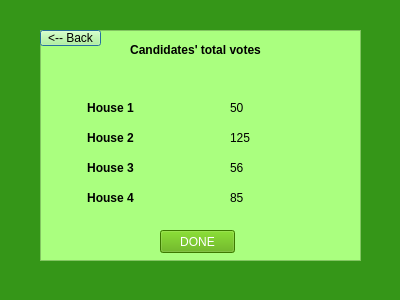
<?xml version="1.0" encoding="UTF-8"?>
<ui version="4.0">
 <class>Dialog</class>
 <widget class="QDialog" name="Dialog">
  <property name="geometry">
   <rect>
    <x>0</x>
    <y>0</y>
    <width>400</width>
    <height>300</height>
   </rect>
  </property>
  <property name="windowTitle">
   <string>Dialog</string>
  </property>
  <property name="styleSheet">
   <string notr="true">background-color: rgb(53, 150, 24);</string>
  </property>
  <widget class="QFrame" name="frame_2">
   <property name="geometry">
    <rect>
     <x>40</x>
     <y>30</y>
     <width>321</width>
     <height>231</height>
    </rect>
   </property>
   <property name="styleSheet">
    <string notr="true">background-color: rgb(170, 255, 127);</string>
   </property>
   <property name="frameShape">
    <enum>QFrame::StyledPanel</enum>
   </property>
   <property name="frameShadow">
    <enum>QFrame::Raised</enum>
   </property>
   <widget class="QLabel" name="label_14">
    <property name="geometry">
     <rect>
      <x>60</x>
      <y>10</y>
      <width>191</width>
      <height>20</height>
     </rect>
    </property>
    <property name="font">
     <font>
      <family>MS Sans Serif</family>
      <weight>75</weight>
      <bold>true</bold>
     </font>
    </property>
    <property name="text">
     <string>Candidates' total votes</string>
    </property>
    <property name="alignment">
     <set>Qt::AlignCenter</set>
    </property>
   </widget>
   <widget class="QPushButton" name="pushButton_6">
    <property name="geometry">
     <rect>
      <x>0</x>
      <y>0</y>
      <width>61</width>
      <height>16</height>
     </rect>
    </property>
    <property name="text">
     <string>&lt;-- Back</string>
    </property>
   </widget>
   <widget class="QLabel" name="label_15">
    <property name="geometry">
     <rect>
      <x>30</x>
      <y>70</y>
      <width>81</width>
      <height>16</height>
     </rect>
    </property>
    <property name="font">
     <font>
      <weight>75</weight>
      <bold>true</bold>
     </font>
    </property>
    <property name="text">
     <string>House 1</string>
    </property>
    <property name="alignment">
     <set>Qt::AlignCenter</set>
    </property>
   </widget>
   <widget class="QLabel" name="label_16">
    <property name="geometry">
     <rect>
      <x>30</x>
      <y>160</y>
      <width>81</width>
      <height>16</height>
     </rect>
    </property>
    <property name="font">
     <font>
      <weight>75</weight>
      <bold>true</bold>
     </font>
    </property>
    <property name="text">
     <string>House 4</string>
    </property>
    <property name="alignment">
     <set>Qt::AlignCenter</set>
    </property>
   </widget>
   <widget class="QLabel" name="label_17">
    <property name="geometry">
     <rect>
      <x>30</x>
      <y>130</y>
      <width>81</width>
      <height>16</height>
     </rect>
    </property>
    <property name="font">
     <font>
      <weight>75</weight>
      <bold>true</bold>
     </font>
    </property>
    <property name="text">
     <string>House 3</string>
    </property>
    <property name="alignment">
     <set>Qt::AlignCenter</set>
    </property>
   </widget>
   <widget class="QLabel" name="label_18">
    <property name="geometry">
     <rect>
      <x>30</x>
      <y>100</y>
      <width>81</width>
      <height>16</height>
     </rect>
    </property>
    <property name="font">
     <font>
      <weight>75</weight>
      <bold>true</bold>
     </font>
    </property>
    <property name="text">
     <string>House 2</string>
    </property>
    <property name="alignment">
     <set>Qt::AlignCenter</set>
    </property>
   </widget>
   <widget class="QPushButton" name="pushButton_16">
    <property name="geometry">
     <rect>
      <x>120</x>
      <y>200</y>
      <width>75</width>
      <height>23</height>
     </rect>
    </property>
    <property name="styleSheet">
     <string notr="true">background-color: rgb(85, 170, 0);
color: rgb(255, 255, 255);</string>
    </property>
    <property name="text">
     <string>DONE</string>
    </property>
   </widget>
   <widget class="QLabel" name="label">
    <property name="geometry">
     <rect>
      <x>190</x>
      <y>70</y>
      <width>81</width>
      <height>16</height>
     </rect>
    </property>
    <property name="text">
     <string>50</string>
    </property>
   </widget>
   <widget class="QLabel" name="label_2">
    <property name="geometry">
     <rect>
      <x>190</x>
      <y>100</y>
      <width>81</width>
      <height>16</height>
     </rect>
    </property>
    <property name="text">
     <string>125</string>
    </property>
   </widget>
   <widget class="QLabel" name="label_3">
    <property name="geometry">
     <rect>
      <x>190</x>
      <y>130</y>
      <width>81</width>
      <height>16</height>
     </rect>
    </property>
    <property name="text">
     <string>56</string>
    </property>
   </widget>
   <widget class="QLabel" name="label_4">
    <property name="geometry">
     <rect>
      <x>190</x>
      <y>160</y>
      <width>81</width>
      <height>16</height>
     </rect>
    </property>
    <property name="text">
     <string>85</string>
    </property>
   </widget>
  </widget>
 </widget>
 <resources/>
 <connections/>
</ui>
